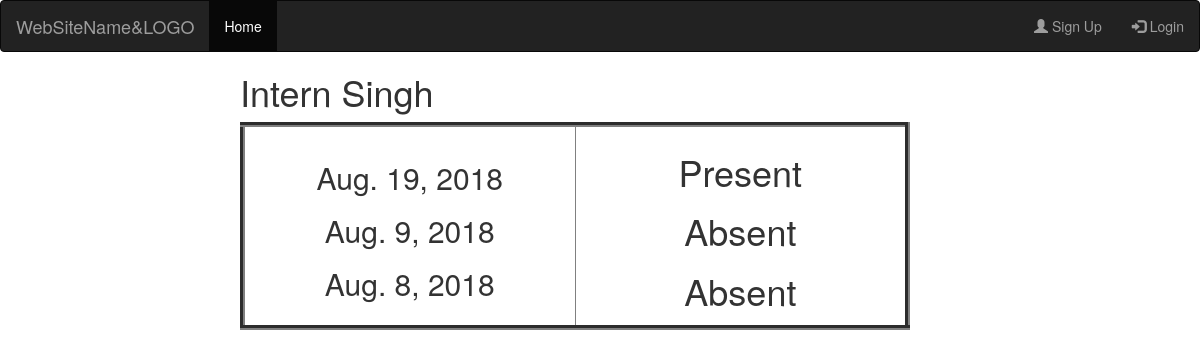
/profile/check/ (signed in), run on the app's committed database.
### absenteeism/models.py (models this page shows, shortened)
class Person(models.Model):
    choosen=models.ForeignKey(Lining,on_delete=models.CASCADE)
    name = models.CharField(max_length=10)
    date = models.DateField(("Date"), default=date.today)
    status=models.CharField(max_length=10,choices=STATUS)

### absenteeism/views.py (the view)
# urls.py: path('profile/check/',views.check,name='check'),
def check(request):
    a=Person.objects.filter(name=request.user.username).order_by('-date')
    l=[]
    k=[]
    for i in a:
        l.append((i.date))
        k.append(i.status)
    return render(request,'Absenteeism/check.html',{'data':l,'status':k})

### Absenteeism/templates/Absenteeism/check.html
{% extends 'Absenteeism/master.html' %}
{% block body %}
    <div style="margin-left: 20%;">
    <h1>{{ user.first_name}}
    {{ user.last_name }}</h1>
    <table border="5" class="table-condensed">
       <tr>
           <td width="30%" align="center">
           {%  for i in data%}
       <h2>{{ i }}</h2>
              {% endfor %}
           </td>
    <td width="30%" style="margin-left: 10%;" align="center">
        {% for j in status %}
            <h1>{{ j }}</h1>
        {% endfor %}</td>
       </tr>
    </table></div>
{% endblock %}

### data on the page
Person: data "Aug. 19, 2018", status "Present"
Person: data "Aug. 9, 2018", status "Absent"
Person: data "Aug. 8, 2018", status "Absent"

### other printed values
{{ user.first_name }} "Intern"
{{ user.last_name }} "Singh"
